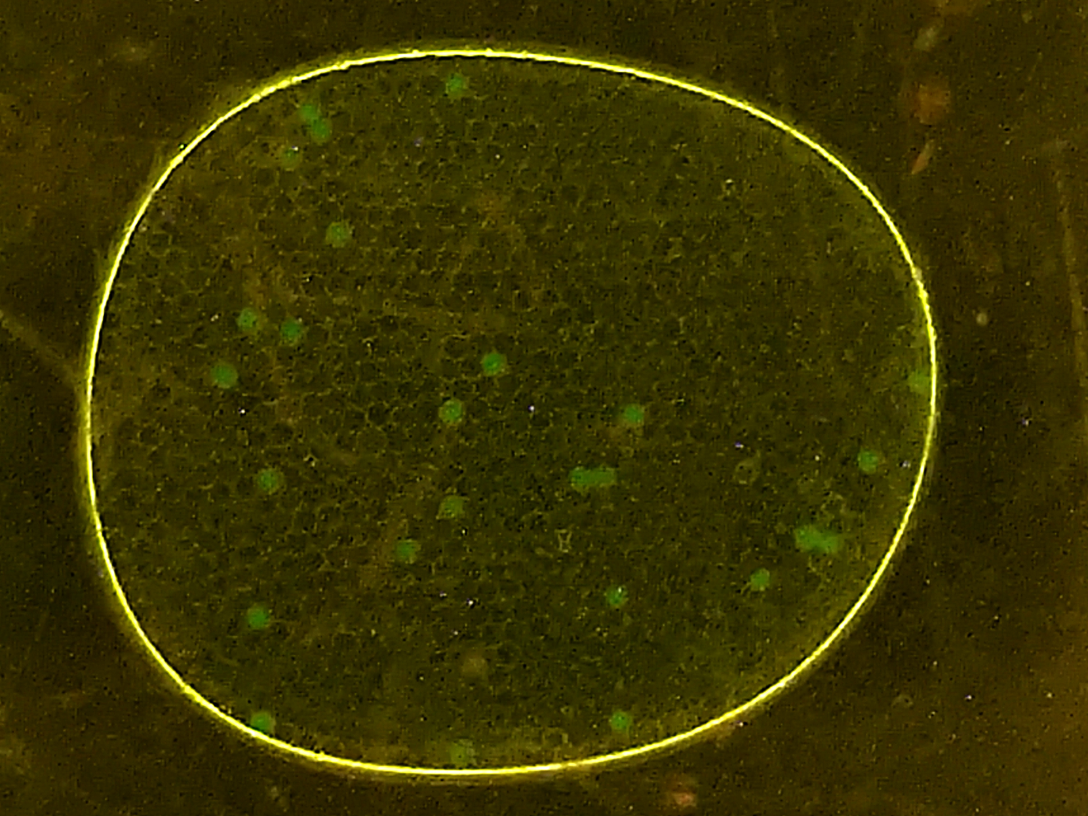
#> input picture notebooks/data/25-camera.jpg, 3264 x 2448 px (shown at 1/3 size)
$ python -i 10.12-Test-Driven-Development.py   (imports and definitions only)
#> lines starting #> are read from the running program, lines starting #| are printed output that depends on the picture
#!/usr/bin/env python
# coding: utf-8

# # Test Driven Development

# ### What did we learn about our application?
#
# * Image Capture
#     * Reduce glare from the blue leds
#     * Increase exposure
#     * Video Feed?
#
#
# * Image Processing Steps (and parameters)
#     * read image (filepath)
#     * view image
#     * crop (slice, slice)
#     * separate channels
#     * combine channels to isolate green flourescent particles (weights + offset)
#     * histogram equalization
#     * Gaussian filtering (kernel size?)
#     * histogram equalization
#     * Otsu threshold
#     * morphological closing (kernel?, iterations?)
#     * morphological opening (kernel?, iterations?)
#     * labeling (structure?)
#     * display labels and particle count
#

# ## Test Driven Development, or *Festina Lente* ("make haste, slowly")
#
# Our goal is to create a Python module for particle labeling and counting. We anticipate testing the approach using representative images taken under different conditions, then embedding the code into a user application, perhaps with a GUI interface, running on a microcontroller with integrated camera.
#
# For these purposes, we will create several Python classes to streamline the workflow. It's important for the workflow to be flexible and adaptable to accomodate experimentation.
#
# **Test Driven Development**
#
# We'll simultaneously writing test code to verify that our classes correctly implement steps in the workflow. Test driven development is a techique where units tests are written to guide code development. Test driven development is normally done in Python IDEs with formal software tools for unit testing, but the core principals can also be applied to smaller research projects created in Jupyter notebooks.
#
# The process for code development organized as follows:
#
# * Write a unit test for a needed feature.
# * Write the minimal code needed to pass the unit test.
# * Simplify the code
# * Repeat with the next feature
#
# **Unit Test**
#
# Unit tests are code that tests the function the smallest piece of code that can be logically isolated in a larger system. There are software tools specifically designed to support unit testing of Python modules. We can also create simple tests using Python's builtin ``assert`` statement.
#
# Remember:
#
# 1. Untested code is broken code.
# 2. Don't waste your time writing untested code.
#
# **Simplicity Critera**
#
# * All code must pass all tests.
# * Avoid code duplication. That is, there should be no code sequence that appears more than once. Duplicated code should be replaced by a function, class, or method.
# * Each distinct idea, feature, or function should separately expressed in the code.
# * Keep the number classes, methods, and lines of code to a minimum.

# ### Labeler Class
#
# The Labeler class will be the primary interface to the application. When working from the Python console, the user use Labeler class to create labelers that locate and label particles in one or more images. Typical usage would be
#
#     labeler = Labeler(parameter1, parameter2, ...)
#
# where parameters specify the workflow that will be used. Once created, a typical use of labeler would be might be as follows:
#
#     labeler.read(filepath)
#     labeler.show(ax)
#
# Note that we pass an plotting axis to the ``.show()`` class method. This allows the application to control plotting and layouts, and simplifies the ``Labeler`` class.
#
# Let's start by creating a cell that would test these features.

# In[300]:


# restart the kernel before executing this cell

# coding section


# testing section
import glob

# labeler instance
# [1 line that did not run here, left out]
# [16 lines not run here, left out]


# **Exercise**
#
# Before going further, attempt to write some Python code that successfully passes the tests in the cell above.

# In[290]:


import numpy as np
import matplotlib.pyplot as plt
import cv2

class Labeler():

    def __init__(self, *args):
        pass

    def read(self, filepath):
        pass

    def show(self, ax):
        pass

# testing section
import glob

# labeler instance
labeler = Labeler(1, 2, 3)
# [7 lines not run here, left out]


# ### Loading image files
#
# We will read files in RGB format and convert to numpy ndarray. We'll create tests that verify the images are correctly load, and then write code until the tests succeed. We will save the filepath to label plots, and save the image data as a NumPy array in RGB format.
#
# Note that in this cell we cheat a bit on TDD, doing a bit of iteration between the tests and application code. The goal is to end up the desired features and test code that completely covers the application code.

# In[291]:


import numpy as np
import matplotlib.pyplot as plt
import cv2

class Labeler():

    def __init__(self, *args):
        pass

    def read(self, filepath):
        self.filepath = filepath
        self.img = cv2.cvtColor(cv2.imread(filepath), cv2.COLOR_BGR2RGB)

    def show(self, ax):
        ax.imshow(self.img)
        ax.set_title(self.filepath)


# testing section
import glob

# labeler instance
labeler = Labeler(1, 2, 3)
# [13 lines not run here, left out]


# ### Image Rescaling and Cropping
#
# The test images show the images appear with different sizes, and extraneous information at the boundaries.  In this cell we add functions to rescale and crop the image. The display is changed to more clearly label the coordinate system. The Python native ``slice()`` function is used to specify the crop.

# In[292]:


import numpy as np
import matplotlib.pyplot as plt
import cv2

class Labeler():

    def __init__(self, *args):
        pass

    def read(self, filepath):
        self.filepath = filepath
        self.img = cv2.cvtColor(cv2.imread(filepath), cv2.COLOR_BGR2RGB)

    # [4 lines left out: function rescale, not called in this run]

    def crop(self, scale_h, scale_w):
        self.img = self.img[scale_h, scale_w]

    # [5 lines left out: function show, not called in this run]


# testing section
import glob

# labeler instance
labeler = Labeler(1, 2, 3)
# [32 lines not run here, left out]


# ### Channel Class
#
# The next steps of the workflow involve the creation of new images through affine combination of the image channels and various filtering and morphological transformations. For this purpose we create a ``Channel`` class to represent these derivative images. We will assume
#
# * Channels have the same height and width as the images from which they are derived.
#
#
# The next step in the workflow is to separate the image into channels. We will implement a channel as a two dimensional NumPy array with same height and width as the rescaled and cropped image. The data entries are eight bit unsigned integers One extra consideration is that we need additional channels to store intermediate results.
#
# In the next cell we'll create a Channel class. Later we will integrate Channel class into the main Labeler application.
#
# What we seek is a Channel class where
#
#     channel = Channel()              # create Channel object with empty channel data
#     channel = Channel(img_2Ddata)    # create Channel object from 2D numpy channel data
#     channel.histogram                # return histogram
#     channel.show(ax)                 # show the channel on a specified axis
#     channel.show_histogram(ax)       # show the histogram on a specified axis
#
# It will sometimes be helpful to display a channel with additional color information, particularly with regard to showing multiple histograms on a single axis. For this reason we also desire the following features:
#
#     channel.show(ax, color)            # show the channel on a specified axis
#     channel.show_histogram(ax, color)  # show the histogram on a specified axis
#
# where ``color`` is one of "k", "r", "g", or "b".
#
# We will need to access the image data from a channel. To facilitate access, and to hide details of how the image data is stored inside the class, we let
#
#     channel()                          # return image data as a NumPy array
#
# The testing goal is to provide complete coverage of the Channel class.

# In[293]:


class Channel():

    colormaps = {"k":"Greys", "r":"Reds", "g":"Greens", "b":"Blues"}

    # [11 lines left out: functions __init__, __call__, not called in this run]

    @property
    def histogram(self):
        return cv2.calcHist([self.data], [0], None, [256], [0, 255]).flatten()

    def show(self, ax, color='k'):
        ax.imshow(self.data, cmap=self.colormaps[color])

    def show_histogram(self, ax, color='k'):
        bins = np.arange(0, 256)
        ax.fill_between(bins, self.histogram, 0, color=color, alpha=0.3)


# testing code
# [44 lines not run here, left out]


# ### Integrating Channels into Labeler
#
# Next we use the Channels object inside Labeler. The functionality we seek is to create channels from the core image. A channel is create upon first reference. For example, to create a gray scalel approximation to the reference image.
#
#     r, g, b = labeler.img
#     labeler.channels['k']((r + g + b)/3)
#
# Data from the channel is accessed by a function call to the instance.
#
#     bw = labeler.channels['k']()

# In[287]:


import numpy as np
import matplotlib.pyplot as plt
import cv2
from collections import defaultdict

class Labeler():

    def __init__(self, *args):
        self.channels = defaultdict(Channel)

    def read(self, filepath):
        self.filepath = filepath
        self.img = cv2.cvtColor(cv2.imread(filepath), cv2.COLOR_BGR2RGB)

    # [4 lines left out: function rescale, not called in this run]

    def crop(self, scale_h, scale_w):
        self.img = self.img[scale_h, scale_w]

    # [5 lines left out: function show, not called in this run]


# testing section
import glob

# instance tests
labeler = Labeler()
# [46 lines not run here, left out]


# ### Additional Channel Methods
#
# Most of the processing work will be done with Channels. Following the experimental explorations, at a minimum we know we'll need
#
# * treshhold
# * histogram equalization
# * Gaussian blur
# * morphological close
# * morphological open
# * labeling
# * find particles
#
# We cut and past the prior Channel class, create tests, then code the corresponding methods.

# In[497]:


from scipy import ndimage

class Channel():

    colormaps = {"k":"Greys", "r":"Reds", "g":"Greens", "b":"Blues"}

    def __init__(self, data=None):
        if data is None:
            self.data = np.zeros((0,0), dtype=np.uint8)
        else:
            self.data = self.import_array(data)

    # [10 lines left out: functions __call__, import_array, not called in this run]

    @property
    def histogram(self):
        return cv2.calcHist([self.data], [0], None, [256], [0, 255]).flatten()

    def show(self, ax, color='k'):
        ax.imshow(self.data, cmap=self.colormaps[color])

    def show_histogram(self, ax, color='k'):
        bins = np.arange(0, 256)
        ax.fill_between(bins, self.histogram, 0, color=color, alpha=0.3)

    def equalize_histogram(self):
        self.data = cv2.equalizeHist(self.data)

    def blur_Gaussian(self, ksize=3):
        self.data = cv2.GaussianBlur(self.data, (ksize, ksize), 0)

    def threshold(self, T):
        T, self.data = cv2.threshold(self.data, T, 255, cv2.THRESH_BINARY)

    def threshold_otsu(self):
        T, self.data = cv2.threshold(self.data, 0, 255, cv2.THRESH_BINARY + cv2.THRESH_OTSU)
        return T

    def morph_close(self, iterations=1, kernel=np.ones((3,3))):
        ret = cv2.dilate(self.data, kernel=kernel, iterations=iterations)
        self.data = cv2.erode(ret, kernel=kernel, iterations=iterations)

    def morph_open(self, iterations=1, kernel=np.ones((3,3))):
        ret = cv2.erode(self.data, kernel=kernel, iterations=iterations)
        self.data = cv2.dilate(ret, kernel=kernel, iterations=iterations)

    # [17 lines left out: function find_particles, not called in this run]


# testing code

# [112 lines not run here, left out]


# ## Particle Class

# In[512]:


class Particle():

    # [16 lines left out: functions __init__, show, not called in this run]

# code testing

# create channels test set
files = glob.glob("./data/25-*")
channels = [Channel() for filepath in files]
fig, ax = plt.subplots(1, 2, figsize=(10, 10))
# [13 lines not run here, left out]

# find particles
fig, ax = plt.subplots(1, 2, figsize=(10, 10))
# [14 lines not run here, left out]


# ## Classes
#
# How can we break this application down into classes?
#
# What kinds of coding objects do work with?
#
# Main application class: Labeler
#
# Utility classes
# * Image
# * Channel
# * Particle
#
#
# ## Particle Labeling Classes
#
# To facilitate embedded use in a device, the next step is to consolidate these procedures into a class.

# In[5]:


import numpy as np
import matplotlib.pyplot as plt
import cv2 as cv
from scipy import ndimage


class Channel():

    def __init__(self, data):
        self.data = data

    @property
    def histogram(self):
        return cv.calcHist([self.img], [0], None, [256], [0, 255])

    # [6 lines left out: function imshow, not called in this run]

    def display_histogram(self, ax, color='k'):
        bins = np.arange(0, 256)
        ax.plot(bins, self.histogram, color=color)


class Particle():

    # [9 lines left out: function __init__, not called in this run]

    def size(self):
        return np.sqrt((self.xmax - self.xmin) * (self.ymax - self.ymin))

    def bounding_box(self):
        return (self.xmin, self.xmax, self.xmax, self.xmin, self.xmin),                (self.ymin, self.ymin, self.ymax, self.ymax, self.ymin)


class ParticleLabeler():

    def __init__(self, filepath=None):
        self.filepath = filepath
        self.channels = dict()
        self.particles = list()
        if not filepath is None:
            self.imread(filepath)

    @property
    def particle_count(self):
        return len(self.particles)

    def imread(self, filepath):
        """Read image from given filepath."""
#> called with filepath = '../../../../notebooks/data/25-camera.jpg'
        self.filepath = filepath
        b, g, r = cv.split(cv.imread(filepath))
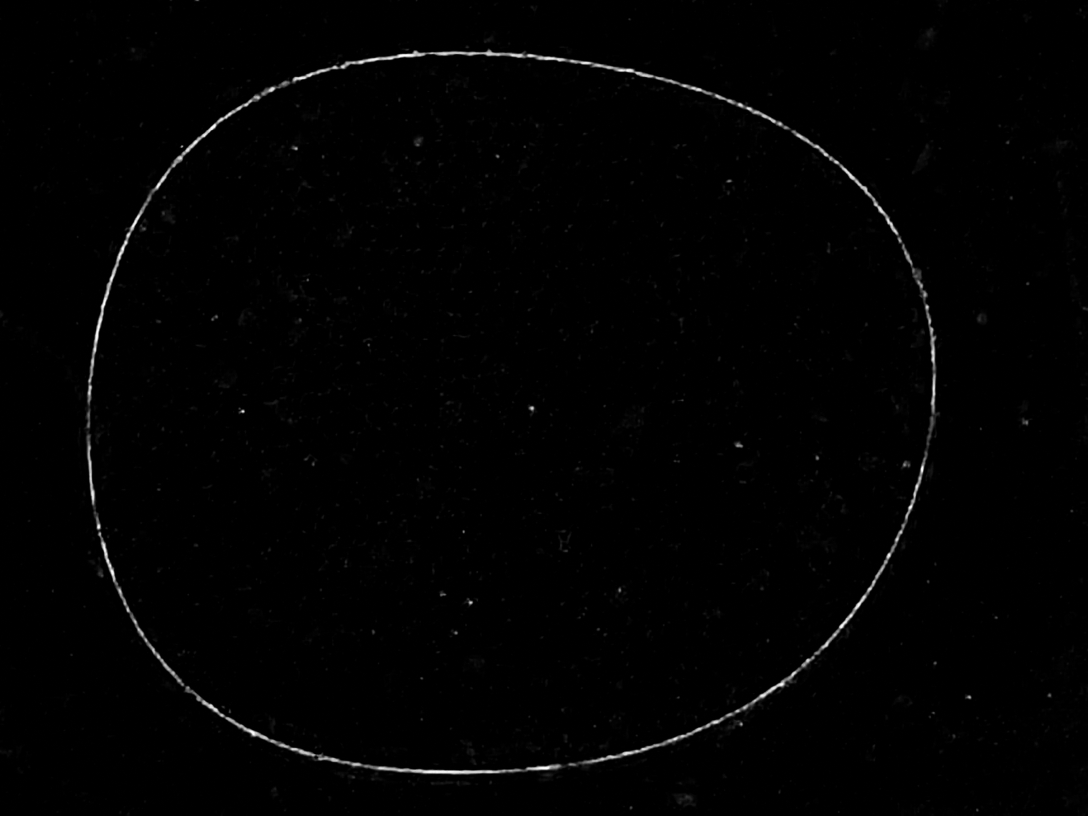
#> b: shape (2448, 3264) (shown at 1/3 size); min 0, max 255, mean 2.3
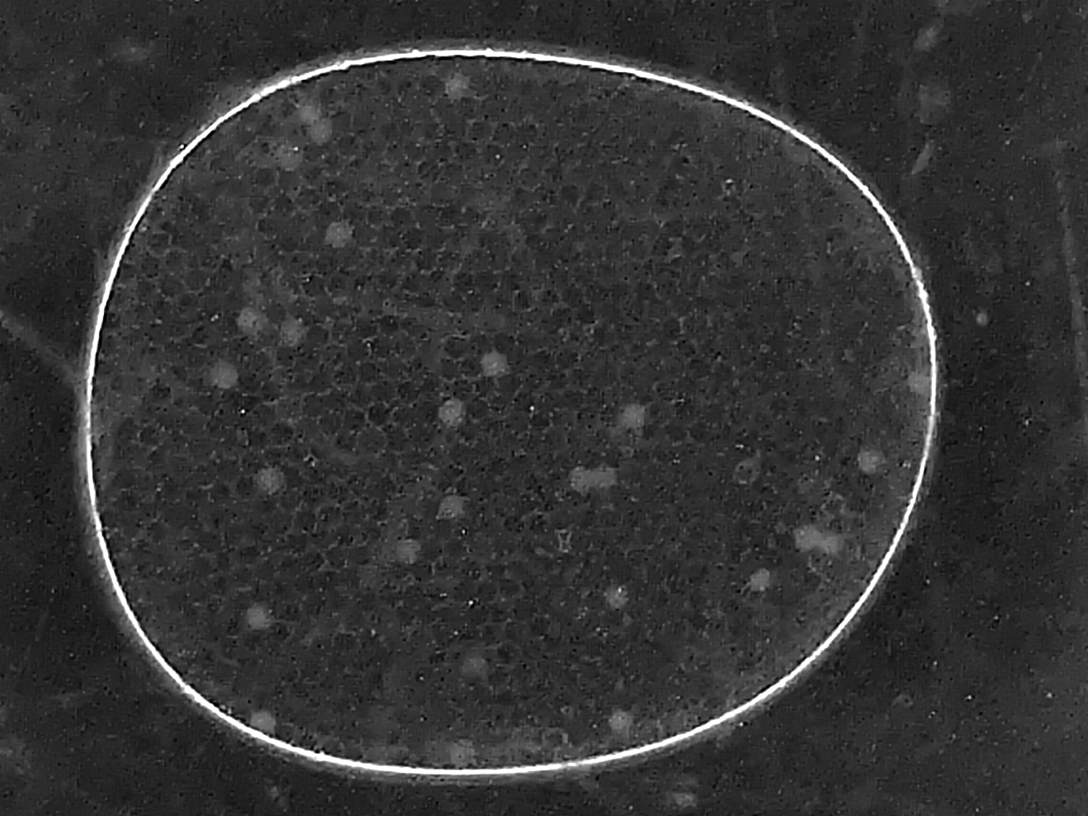
#> g: shape (2448, 3264) (shown at 1/3 size); min 0, max 255, mean 52.4
#> r: shape (2448, 3264); min 0, max 255, mean 57.6
        self.channels['r'] = Channel(r)
        self.channels['g'] = Channel(g)
        self.channels['b'] = Channel(b)

    # [14 lines left out: functions imshow, display_histogram, not called in this run]

    def composite(self, rgb_weights={'r':1, 'g':1, 'b':1}, dst='k'):
#> (the run stopped early here; a loop or call above may not have finished)
